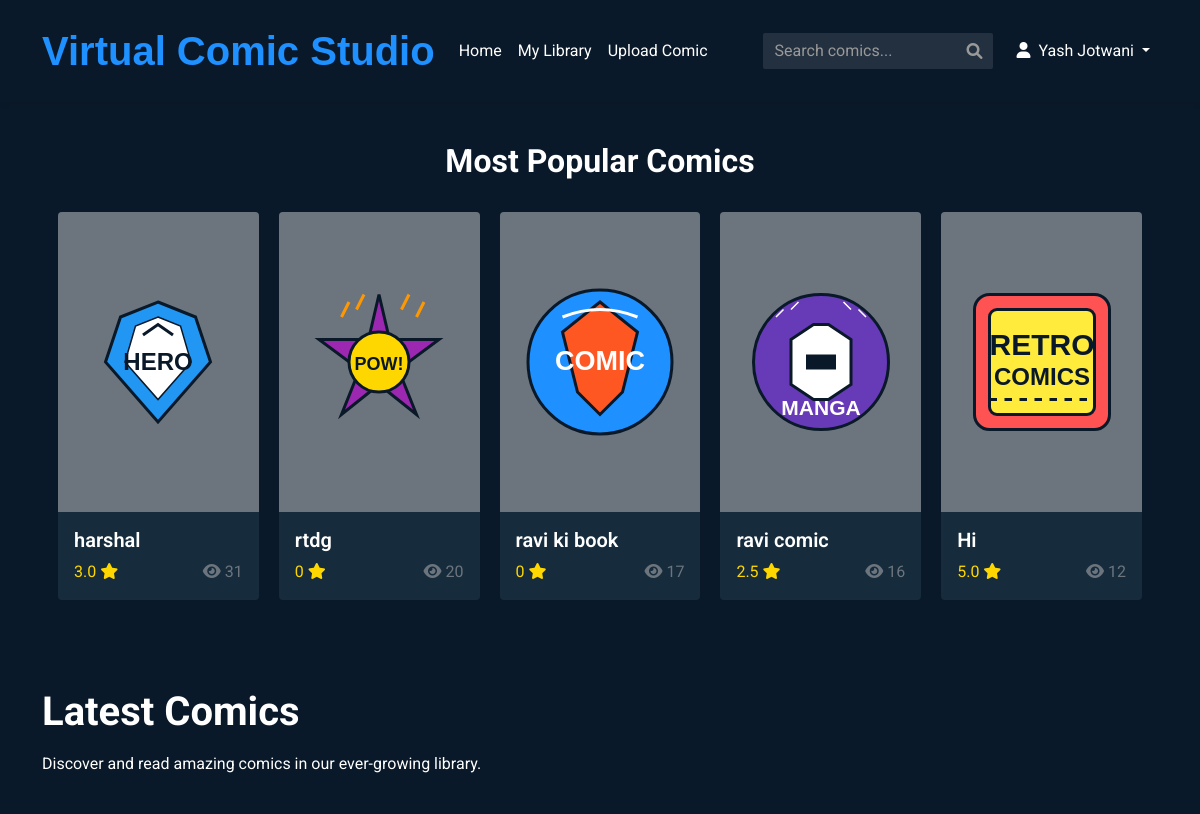
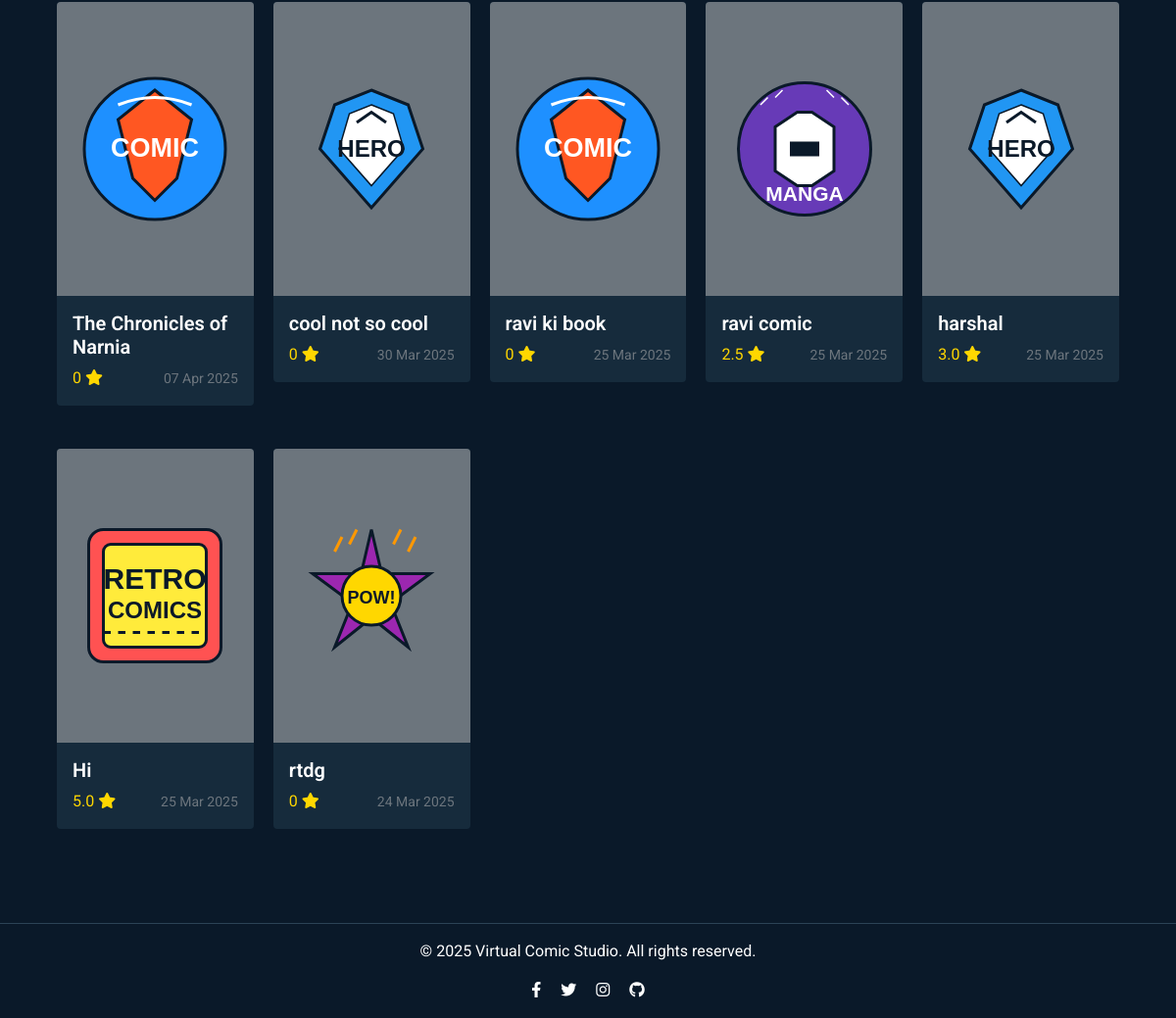
Page / (signed in) on the committed database (2 pictures, top to bottom).
### models.py (models this page shows, shortened)
class User(UserMixin, db.Model):
    id = db.Column(db.Integer, primary_key=True)
    username = db.Column(db.String(64), unique=True, nullable=False)
    email = db.Column(db.String(120), unique=True, nullable=False)
    password_hash = db.Column(db.String(256), nullable=False)
    created_at = db.Column(db.DateTime, default=datetime.datetime.utcnow)
    comics_uploaded = db.relationship('Comic', backref='owner', lazy='dynamic')
    reviews = db.relationship('Review', backref='user', lazy='dynamic')
    library_comics = db.relationship('Comic', secondary=user_library,
                                    lazy='dynamic', backref=db.backref('in_libraries', lazy='dynamic'))

class Comic(db.Model):
    id = db.Column(db.Integer, primary_key=True)
    title = db.Column(db.String(100), nullable=False)
    description = db.Column(db.Text, nullable=False)
    filename = db.Column(db.String(255), nullable=False, unique=True)
    owner_id = db.Column(db.Integer, db.ForeignKey('user.id'), nullable=False)
    upload_date = db.Column(db.DateTime, default=datetime.datetime.utcnow)
    views = db.Column(db.Integer, default=0)
    logo_id = db.Column(db.Integer, default=1) # Logo ID (1-5)
    reviews = db.relationship('Review', backref='comic', lazy='dynamic', cascade='all, delete-orphan')
    def get_average_rating(self):
        reviews = self.reviews.all()
        if not reviews:
            return 0
        return sum(review.rating for review in reviews) / len(reviews)

### routes.py (the view)
@app.route('/')
def index():
    recent_comics = Comic.query.order_by(Comic.upload_date.desc()).limit(10).all()
    return render_template('index.html', comics=recent_comics)

### app.py (called while the page is built)
@login_manager.user_loader
def load_user(user_id):
    return User.query.get(int(user_id))

### templates/index.html (shortened to what this page needs)
{% extends "layout.html" %}  {% block content %}
{% if not search_query and comics|length > 0 %}
<div class="mb-5">
  <center><h2 class="mb-3">Most Popular Comics</h2></center>
  <div class="comics-grid">
    {% set popular_comics = comics|sort(attribute='views', reverse=True) %} {%
    for comic in popular_comics[:5] %}
    <div class="comic-card">
      <a href="{{ url_for('comic_details', comic_id=comic.id) }}">
        <div class="card">
          <div
            class="card-img-container bg-secondary d-flex align-items-center justify-content-center"
          >
            <img
              src="{{ url_for('static', filename='images/logo' + (comic.logo_id|string if comic.logo_id else '1') + '.svg') }}"
              alt="{{ comic.title }}"
              class="comic-logo-display"
            />
          </div>
          <div class="card-body">
            <h5 class="card-title">{{ comic.title }}</h5>
            <div class="d-flex justify-content-between align-items-center">
              <div class="comic-rating">
                {% set rating = comic.get_average_rating()|round(1) %}
                <span>{{ rating }}</span>
                <i class="fas fa-star"></i>
              </div>
              <span class="text-muted">
                <i class="fas fa-eye me-1"></i>{{ comic.views }}
              </span>
            </div>
          </div>
        </div>
      </a>
    </div>
    {% endfor %}
  </div>
</div>
{% endif %}
<div class="mb-4">
  <h1 class="mb-3">
    {% if search_query %}Search Results for "{{ search_query }}"{% else %}Latest
    Comics{% endif %}
  </h1>
  {% if search_query and comics|length == 0 %}
  <div class="alert alert-info">No comics found matching your search.</div>
  {% elif search_query %}
  <p>Found {{ comics|length }} comics matching your search.</p>
  {% else %}
  <p>Discover and read amazing comics in our ever-growing library.</p>
  {% endif %}
</div>
{% if comics|length > 0 %}
<div class="comics-grid">
  {% for comic in comics %}
  <div class="comic-card">
    <a href="{{ url_for('comic_details', comic_id=comic.id) }}">
      <div class="card">
        <div
          class="card-img-container bg-secondary d-flex align-items-center justify-content-center"
        >
          <img
            src="{{ url_for('static', filename='images/logo' + (comic.logo_id|string if comic.logo_id else '1') + '.svg') }}"
            alt="{{ comic.title }}"
            class="comic-logo-display"
          />
        </div>
        <div class="card-body">
          <h5 class="card-title">{{ comic.title }}</h5>
          <div class="d-flex justify-content-between align-items-center">
            <div class="comic-rating">
              {% set rating = comic.get_average_rating()|round(1) %}
              <span>{{ rating }}</span>
              <i class="fas fa-star"></i>
            </div>
            <small class="text-muted"
              >{{ comic.upload_date.strftime('%d %b %Y') }}</small
            >
          </div>
        </div>
      </div>
    </a>
  </div>
  {% endfor %}
</div>
{% endif %} {% endblock %}

### templates/layout.html (shortened to what this page needs)
<!DOCTYPE html>
<html lang="en">
  <head>
    <link
      href="https://cdn.jsdelivr.net/npm/bootstrap@5.1.3/dist/css/bootstrap.min.css"
      rel="stylesheet"
    />
    <link
      href="https://cdnjs.cloudflare.com/ajax/libs/font-awesome/6.0.0-beta3/css/all.min.css"
      rel="stylesheet"
    />
    <link
      rel="stylesheet"
      href="{{ url_for('static', filename='css/main.css') }}"
    />
  </head>
  <body>
    <nav class="navbar navbar-expand-lg navbar-dark">
      <div class="container">
        <a class="navbar-brand" href="{{ url_for('index') }}"
          >Virtual Comic Studio</a
        >
        <div class="collapse navbar-collapse" id="navbarNav">
          <ul class="navbar-nav me-auto">
            <li class="nav-item">
              <a class="nav-link" href="{{ url_for('index') }}">Home</a>
            </li>
            {% if current_user.is_authenticated %}
            <li class="nav-item">
              <a class="nav-link" href="{{ url_for('library') }}">My Library</a>
            </li>
            <li class="nav-item">
              <a class="nav-link" href="{{ url_for('upload_comic') }}"
                >Upload Comic</a
              >
            </li>
            {% endif %}
          </ul>
          <form
            class="search-form d-flex"
            action="{{ url_for('search') }}"
            method="get"
          >
            <div class="position-relative">
              <input
                class="form-control search-input"
                type="search"
                name="q"
                placeholder="Search comics..."
                aria-label="Search"
                value="{{ search_query|default('') }}"
              />
              <i class="fas fa-search search-icon"></i>
            </div>
          </form>
          <ul class="navbar-nav">
            {% if current_user.is_authenticated %}
            <li class="nav-item dropdown">
              <a
                class="nav-link dropdown-toggle"
                href="#"
                id="userDropdown"
                role="button"
                data-bs-toggle="dropdown"
              >
                <i class="fas fa-user me-1"></i> {{ current_user.username }}
              </a>
            </li>
            {% endif %}
          </ul>
        </div>
      </div>
    </nav>
    <main class="container py-4">{% block content %}{% endblock %}</main>
    <footer class="text-center py-3">
      <div class="container">
        <p>&copy; 2025 Virtual Comic Studio. All rights reserved.</p>
        <div class="social-links">
          <a href="#" class="mx-2"><i class="fab fa-facebook-f"></i></a>
          <a href="#" class="mx-2"><i class="fab fa-twitter"></i></a>
          <a href="#" class="mx-2"><i class="fab fa-instagram"></i></a>
          <a href="#" class="mx-2"><i class="fab fa-github"></i></a>
        </div>
      </div>
    </footer>
  </body>
</html>

### static/css/main.css (style rules this page uses)
:root { --primary-bg: #0a1929; --secondary-bg: #1f4068; --accent-color: #1e90ff; --text-color: #ffffff; --card-bg: #162b3c; --hover-bg: #1d3649; --border-color: #2c4356; --success-color: #46b04a; --warning-color: #e6a23c; --danger-color: #f56c6c; --info-color: #909399; --font-main: "Roboto", "Arial", sans-serif; --standard-padding: 16px; --transition-speed: 0.3s; }
body { font-family: var(--font-main); background-color: var(--primary-bg); color: var(--text-color); margin: 0; padding: 0; line-height: 1.5; }
a { color: var(--text-color); text-decoration: none; transition: color var(--transition-speed) ease; }
h1, h2, h3, h4, h5, h6 { margin-top: 0; font-weight: 700; }
.navbar { background-color: var(--primary-bg) !important; padding: var(--standard-padding); box-shadow: 0 2px 5px rgba(0, 0, 0, 0.1); }
.navbar-brand { color: var(--accent-color) !important; font-size: 2.5rem; font-weight: bold; font-family: "Ubuntu", sans-serif; }
.navbar-dark .navbar-nav .nav-link { color: var(--text-color); transition: all var(--transition-speed) ease; }
.card { background-color: var(--card-bg); border: none; border-radius: 4px; transition: transform var(--transition-speed), box-shadow var(--transition-speed); margin-bottom: 1.5rem; overflow: hidden; }
.card-body { padding: var(--standard-padding); }
.card-title { margin-bottom: 0.5rem; font-weight: 600; }
.form-control { background-color: #333; border: 1px solid var(--border-color); color: var(--text-color); border-radius: 2px; }
.form-control::placeholder { color: #999; }
.comics-grid { display: grid; grid-template-columns: repeat(auto-fill, minmax(200px, 1fr)); gap: 20px; padding: var(--standard-padding); }
.comic-card { position: relative; height: 100%; }
.comic-card .card-img-container { position: relative; height: 300px; overflow: hidden; }
.comic-card img { width: 100%; height: 100%; object-fit: cover; }
.comic-logo-display { width: 80%; height: 80%; max-width: 150px; max-height: 150px; object-fit: contain; transition: transform var(--transition-speed); }
.comic-rating { color: #ffd700; }
footer { background-color: var(--primary-bg); padding: var(--standard-padding); text-align: center; margin-top: 2rem; border-top: 1px solid var(--border-color); }
.search-form { position: relative; margin-right: 1rem; }
.search-form .form-control { padding-right: 35px; background-color: rgba(255, 255, 255, 0.1); border: none; color: var(--text-color); }
.search-form .search-icon { position: absolute; right: 10px; top: 50%; transform: translateY(-50%); color: #999; }

### rows in the picture
User: username "Yash Jotwani"
Comic: shows a picture, title "harshal", rating "3.0", views "31", upload_date "25 Mar 2025"
Comic: shows a picture, title "rtdg", rating "0", views "20", upload_date "24 Mar 2025"
Comic: shows a picture, title "ravi ki book", rating "0", views "17", upload_date "25 Mar 2025"
Comic: shows a picture, title "ravi comic", rating "2.5", views "16", upload_date "25 Mar 2025"
Comic: shows a picture, title "Hi", rating "5.0", views "12", upload_date "25 Mar 2025"
Comic: title "The Chronicles of Narnia", rating "0", upload_date "07 Apr 2025"
Comic: title "cool not so cool", rating "0", upload_date "30 Mar 2025"
